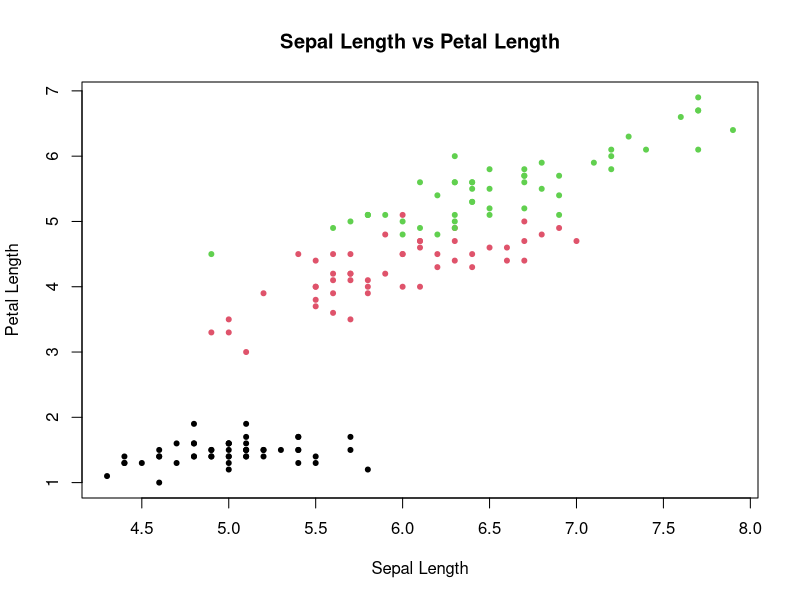
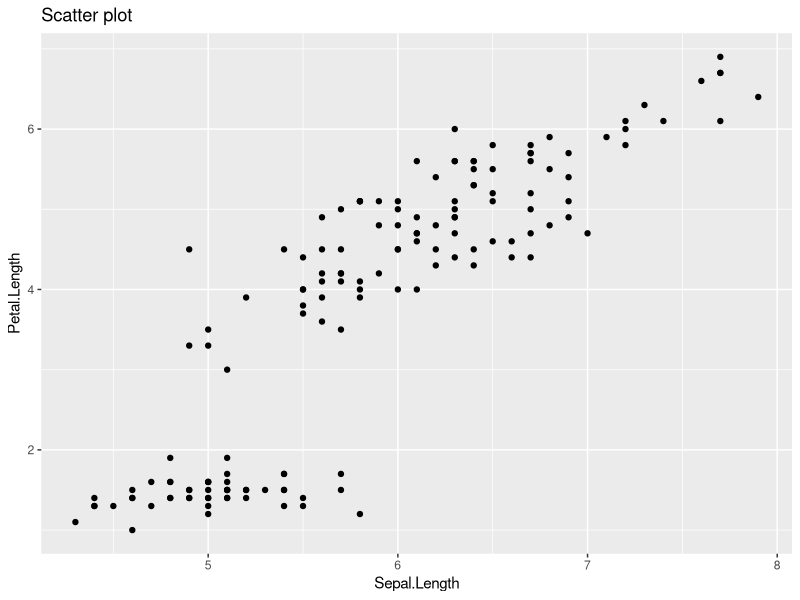
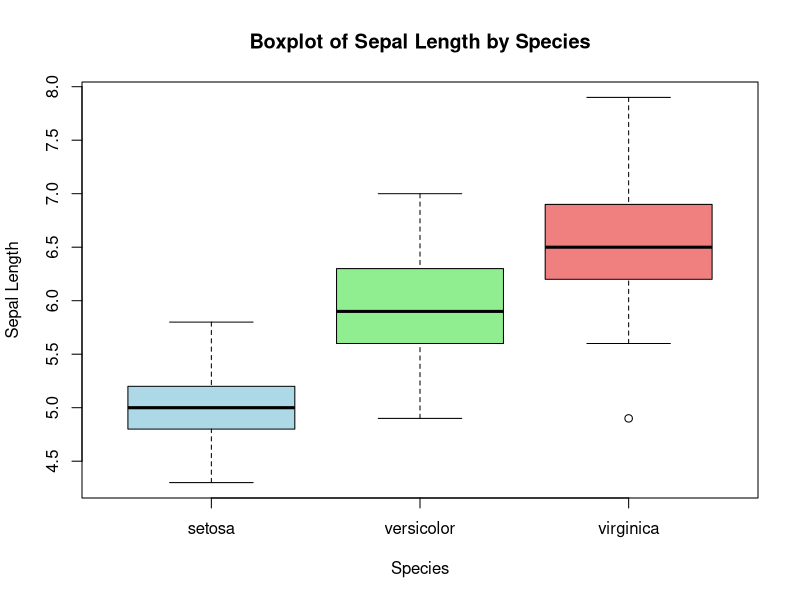
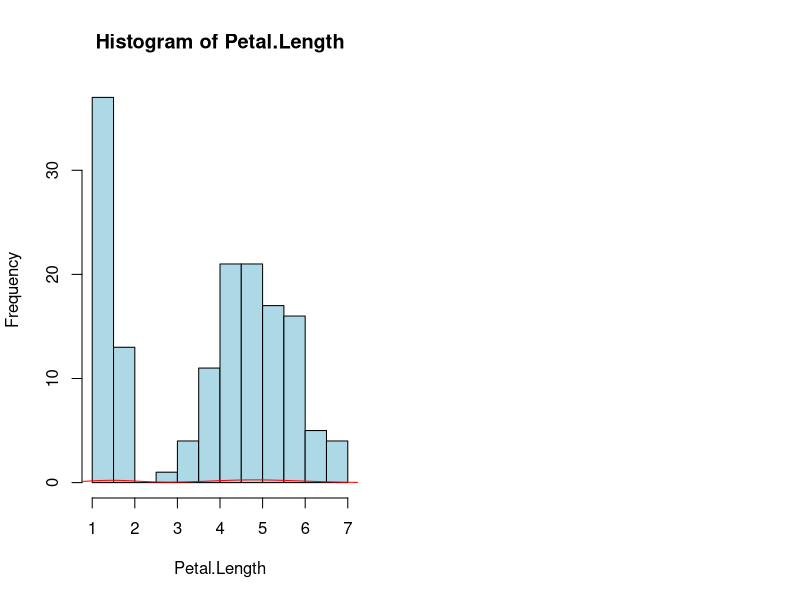
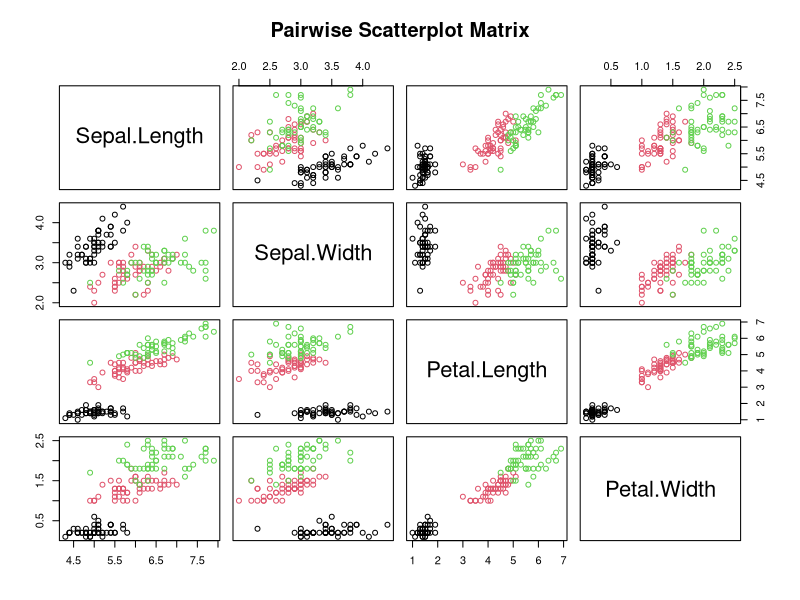
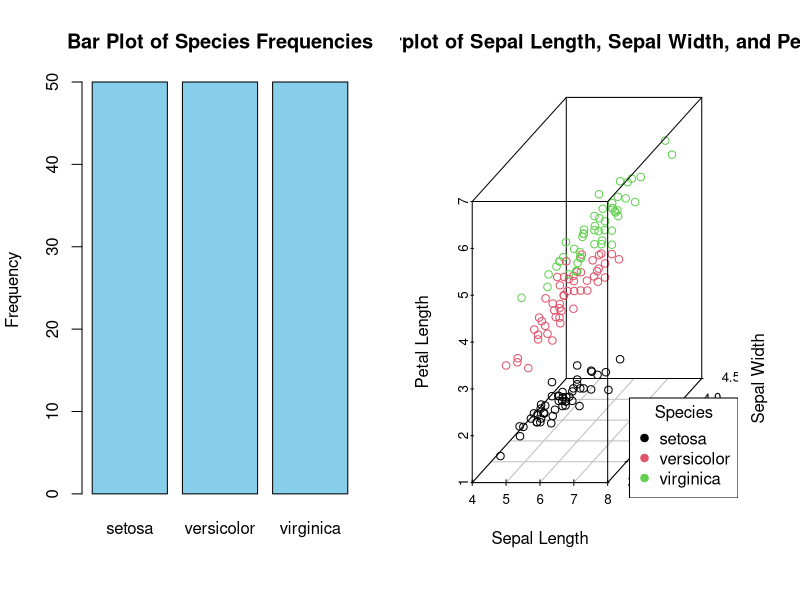

R code for these plots, in order: (Note: this script raises an error after producing the figures.)
data(iris)

plot(iris$Sepal.Length, iris$Petal.Length, main="Sepal Length vs Petal Length", 
     xlab="Sepal Length", ylab="Petal Length", pch=20, col=iris$Species)

library(ggplot2)
ggplot(iris,aes(x=Sepal.Length,y=Petal.Length)) + geom_point() +labs(title="Scatter plot",x="Sepal.Length",y="Petal.Length")

boxplot(Sepal.Length ~ Species, data=iris, main="Boxplot of Sepal Length by Species",
        xlab="Species", ylab="Sepal Length",col=c("lightblue","lightgreen","lightcoral"))

par(mfrow=c(1,2))
hist(iris$Petal.Length, main="Histogram of Petal.Length", xlab="Petal.Length", col="lightblue", border="black")
lines(density(iris$Petal.Length), col="red", lwd=1)

pairs(iris[, 1:4], col=iris$Species, main="Pairwise Scatterplot Matrix")

barplot(table(iris$Species), main="Bar Plot of Species Frequencies", col="skyblue", ylab="Frequency")

library(scatterplot3d)
species_colors <- as.numeric(factor(iris$Species))

# Create a 3D scatter plot
scatterplot3d(
  x = iris$Sepal.Length,
  y = iris$Sepal.Width,
  z = iris$Petal.Length,
  color = species_colors,  # Use numeric values for coloring
  main = "3D Scatterplot of Sepal Length, Sepal Width, and Petal Length",
  xlab = "Sepal Length",
  ylab = "Sepal Width",
  zlab = "Petal Length"
)
legend("bottomright", legend = levels(iris$Species), col = 1:3, pch = 19, title = "Species")

par(mfrow=c(1,1))

install.packages("scatterplot3d")
library(scatterplot3d)

numerical_vars <- iris1[,sapply(iris1,is.numeric)]
numerical_vars
correlation <- cor(numerical_vars)
correlation 
iris1=iris
summary(iris)
filtered_data <- iris1[iris1$Sepal.Length>5,]
filtered_data
filtered_data <- iris1[iris1$Sepal.Length>5 & iris1$Sepal.Width < 3,]
filtered_data
sorted_data <- iris1[order(iris1$Sepal.Length),]
sorted_data
sorted_data_desc <- iris1[order(-iris1$Sepal.Length),]
sorted_data_desc
iris1$sepal_area <- iris1$Sepal.Length * iris1$Sepal.Width
iris1 

#Study well------------
?aggregate
mean_values <- aggregate(. ~ Species, data = iris,FUN = mean)
mean_values
mean_values <- aggregate(. ~ Species, data = iris, FUN = "mean")
mean_values
mean_values <- aggregate(cbind(iris$Sepal.Length,iris$Sepal.Width) ~ Species, data = iris1, FUN = "mean")
mean_values
mean_values <- aggregate(iris[, 1:4], by = list(Species = iris$Species), FUN = mean)
print(mean_values)
#-----------------------
iris1 <- iris1[,-2]
iris1 <- subset(iris1, select = -Sepal.Width)
iris1
subset_df <- subset(iris1, Sepal.Length > 5)
subset_df
iris1 <- subset(iris1, select = -cbind(Sepal.Width,Sepal.Length))
iris1
missing_values <- colSums(is.na(iris_1))
missing_values
#The R code conducts exploratory data analysis on the classic Iris dataset. Initial commands load the dataset, create scatter plots, box plots, histograms, and a pairwise scatterplot matrix using base R and ggplot2. Further, it uses scatterplot3d to generate a 3D scatter plot. Subsequent code performs data manipulations, such as filtering rows based on specific conditions, sorting, creating new variables, and aggregating summary statistics. It concludes with handling missing values. The code employs various functions like plot(), library(), boxplot(), hist(), pairs(), barplot(), scatterplot3d(), and others to visualize, analyze, and manipulate the Iris dataset. Additionally, the student learns about the aggregate() function for summarizing data.
